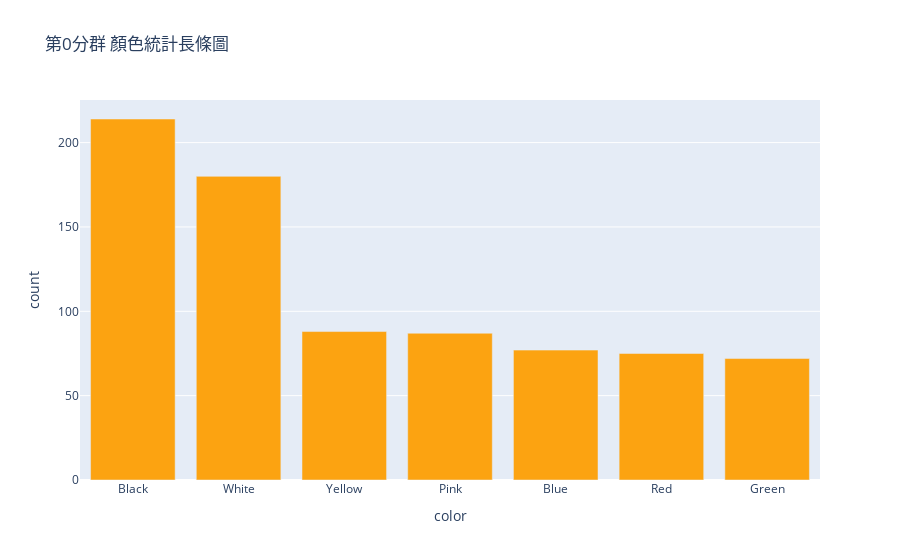

The notebook cell this image was saved under:
### Code cell
aa=aa.head(7)
px.bar(aa,'color','count',color_discrete_sequence =['#FCA311']*10,title="第0分群 顏色統計長條圖")

### Figure 1 — Plotly figure (JSON) as saved in the notebook; plotly's stock layout.template omitted (floating-point values rounded to 4 significant figures)
{"data": [{"alignmentgroup": "True", "hovertemplate": "color=%{x}<br>count=%{y}<extra></extra>", "legendgroup": "", "marker": {"color": "#FCA311", "pattern": {"shape": ""}}, "name": "", "offsetgroup": "", "orientation": "v", "showlegend": false, "textposition": "auto", "type": "bar", "x": ["Black", "White", "Yellow", "Pink", "Blue", "Red", "Green"], "xaxis": "x", "y": [214, 180, 88, 87, 77, 75, 72], "yaxis": "y"}], "layout": {"barmode": "relative", "legend": {"tracegroupgap": 0}, "title": {"text": "第0分群 顏色統計長條圖"}, "xaxis": {"anchor": "y", "domain": [0, 1], "title": {"text": "color"}}, "yaxis": {"anchor": "x", "domain": [0, 1], "title": {"text": "count"}}}}
